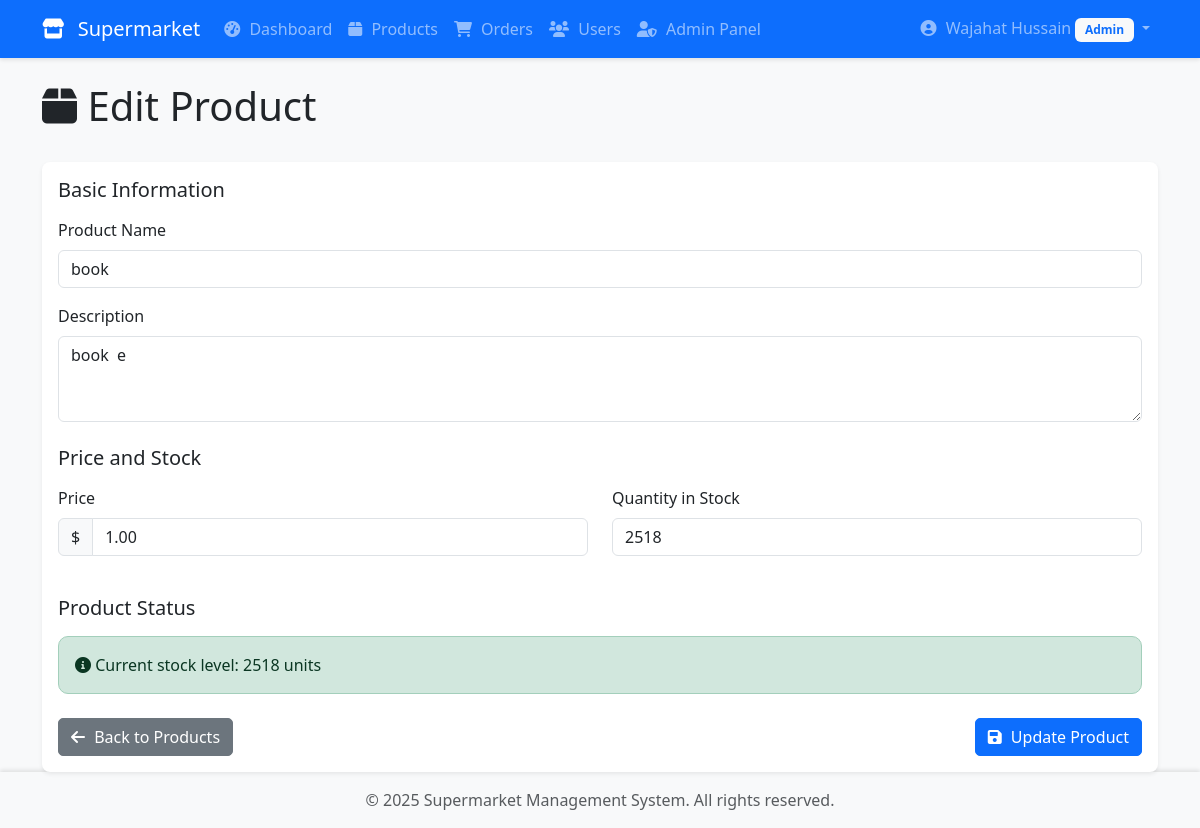
The page /products/4/edit/ (signed in) on the database its author committed.
### myapp/models.py (models this page shows, shortened)
class Product(models.Model):
    name = models.CharField(max_length=200)
    description = models.TextField()
    price = models.DecimalField(max_digits=10, decimal_places=2)
    quantity_in_stock = models.IntegerField()
    created_at = models.DateTimeField(auto_now_add=True)
    updated_at = models.DateTimeField(auto_now=True)
    created_by = models.ForeignKey(User, on_delete=models.SET_NULL, null=True, related_name='products_created')
    updated_by = models.ForeignKey(User, on_delete=models.SET_NULL, null=True, related_name='products_updated')
    class Meta:
        ordering = ['-updated_at']

### myapp/views.py (the view, shortened to what this page needs)
# urls.py: path('products/<int:pk>/edit/', views.product_edit, name='product_edit'),
@login_required
@user_passes_test(is_admin)
def product_edit(request, pk):
    product = get_object_or_404(Product, pk=pk)
    return render(request, 'myapp/product_form.html', {'product': product})

### myapp/views.py (called while the page is built)
def is_admin(user):
    try:
        return user.userprofile.role == 'admin'
    except UserProfile.DoesNotExist:
        return False

### myapp/templates/myapp/product_form.html (shortened to what this page needs)
{% extends "myapp/base.html" %}
{% block content %}
  <div class="d-flex justify-content-between align-items-center mb-4">
    <h1>
      <i class="fas fa-box"></i>
      {% if product %}
        Edit
      {% else %}
        Add
      {% endif %}
      Product
    </h1>
  </div>
  <div class="card form-card">
    <div class="card-body">
      <form method="post" class="needs-validation" novalidate>
        <h5 class="mb-3">Basic Information</h5>
        <div class="mb-3">
          <label for="name" class="form-label">Product Name</label>
          <input type="text"
                 class="form-control"
                 id="name"
                 name="name"
                 value="{{ product.name|default:'' }}"
                 required />
        </div>
        <div class="mb-3">
          <label for="description" class="form-label">Description</label>
          <textarea class="form-control"
                    id="description"
                    name="description"
                    rows="3"
                    required>{{ product.description|default:'' }}</textarea>
        </div>
        <h5 class="mb-3 mt-4">Price and Stock</h5>
        <div class="row">
          <div class="col-md-6 mb-3">
            <label for="price" class="form-label">Price</label>
            <div class="input-group">
              <span class="input-group-text">$</span>
              <input type="number"
                     class="form-control"
                     id="price"
                     name="price"
                     step="0.01"
                     min="0"
                     value="{{ product.price|default:'' }}"
                     required />
            </div>
          </div>
          <div class="col-md-6 mb-3">
            <label for="quantity" class="form-label">Quantity in Stock</label>
            <input type="number"
                   class="form-control"
                   id="quantity"
                   name="quantity_in_stock"
                   min="0"
                   value="{{ product.quantity_in_stock|default:'' }}"
                   required />
          </div>
        </div>
        {% if product %}
          <h5 class="mb-3 mt-4">Product Status</h5>
          <div class="mb-3">
            <div class="alert {% if product.quantity_in_stock < 10 %}alert-danger{% elif product.quantity_in_stock < 30 %}alert-warning{% else %}alert-success{% endif %}">
              <i class="fas {% if product.quantity_in_stock < 10 %}fa-exclamation-triangle{% else %}fa-info-circle{% endif %}"></i>
              Current stock level: {{ product.quantity_in_stock }} units
            </div>
          </div>
        {% endif %}
        <div class="d-flex justify-content-between mt-4">
          <a href="{% url 'product_list' %}" class="btn btn-secondary">
            <i class="fas fa-arrow-left"></i> Back to Products
          </a>
          <button type="submit" class="btn btn-primary">
            <i class="fas fa-save"></i>
            {% if product %}
              Update
            {% else %}
              Add
            {% endif %}
            Product
          </button>
        </div>
      </form>
    </div>
  </div>
{% endblock %}

### myapp/templates/myapp/base.html (shortened to what this page needs)
<!DOCTYPE html>
<html lang="en">
  <head>
    <link href="https://cdn.jsdelivr.net/npm/bootstrap@5.3.0/dist/css/bootstrap.min.css"
          rel="stylesheet" />
    <link href="https://cdnjs.cloudflare.com/ajax/libs/font-awesome/6.0.0/css/all.min.css"
          rel="stylesheet" />
    {% load static %}
    <link href="{% static 'myapp/css/style.css' %}" rel="stylesheet" />
  </head>
  <body>
    <nav class="navbar navbar-expand-lg navbar-dark bg-primary">
      <div class="container">
        <a class="navbar-brand" href="{% url 'dashboard' %}">
          <i class="fas fa-store"></i> Supermarket
        </a>
        {% if request.user.is_authenticated %}
          <div class="collapse navbar-collapse" id="navbarNav">
            <ul class="navbar-nav me-auto">
              <li class="nav-item">
                <a class="nav-link" href="{% url 'dashboard' %}">
                  <i class="fas fa-tachometer-alt"></i> Dashboard
                </a>
              </li>
              <li class="nav-item">
                <a class="nav-link" href="{% url 'product_list' %}">
                  <i class="fas fa-box"></i> Products
                </a>
              </li>
              <li class="nav-item">
                <a class="nav-link" href="{% url 'order_list' %}">
                  <i class="fas fa-shopping-cart"></i> Orders
                </a>
              </li>
              {% if request.user.userprofile.role == 'admin' %}
                <li class="nav-item">
                  <a class="nav-link" href="{% url 'user_list' %}">
                    <i class="fas fa-users"></i> Users
                  </a>
                </li>
                <li class="nav-item">
                  <a class="nav-link" href="{% url 'admin:index' %}" target="_blank">
                    <i class="fas fa-user-shield"></i> Admin Panel
                  </a>
                </li>
              {% endif %}
            </ul>
            <ul class="navbar-nav">
              <li class="nav-item dropdown">
                <a class="nav-link dropdown-toggle"
                   href="#"
                   id="navbarDropdown"
                   role="button"
                   data-bs-toggle="dropdown">
                  <i class="fas fa-user-circle"></i>
                  {{ request.user.get_full_name|default:request.user.username }}
                  {% if request.user.userprofile.role == 'admin' %}
                    <span class="badge bg-light text-primary">Admin</span>
                  {% else %}
                    <span class="badge bg-light text-primary">Entry Operator</span>
                  {% endif %}
                </a>
              </li>
            </ul>
          </div>
        {% endif %}
      </div>
    </nav>
    <div class="container mt-4">
      {% block content %}{% endblock %}
    </div>
    <footer class="footer mt-auto py-3 bg-light">
      <div class="container text-center">
        <span class="text-muted">© {% now "Y" %} Supermarket Management System. All rights
        reserved.</span>
      </div>
    </footer>
  </body>
</html>

### myapp/static/myapp/css/style.css (style rules this page uses)
body { background-color: #f8f9fa; min-height: 100vh; display: flex; flex-direction: column; }
.container { flex: 1; }
.navbar { box-shadow: 0 2px 4px rgba(0, 0, 0, 0.1); }
.navbar-brand i { margin-right: 0.5rem; }
.nav-link i { margin-right: 5px; }
.form-card { box-shadow: 0 0.125rem 0.25rem rgba(0, 0, 0, 0.075); border: none; border-radius: 0.5rem; }
.btn { border-radius: 5px; }
.btn i { margin-right: 5px; }
.badge { padding: 0.5em 0.8em; }
.alert { border-radius: 10px; }
.footer { margin-top: auto; box-shadow: 0 -2px 4px rgba(0, 0, 0, 0.1); }

### rows shown on the page
Product: name "book", description "book e", price "1.00", quantity_in_stock "2518"

### other values the page prints
{{ request.user.get_full_name|default:request.user.username }} "Wajahat Hussain"
